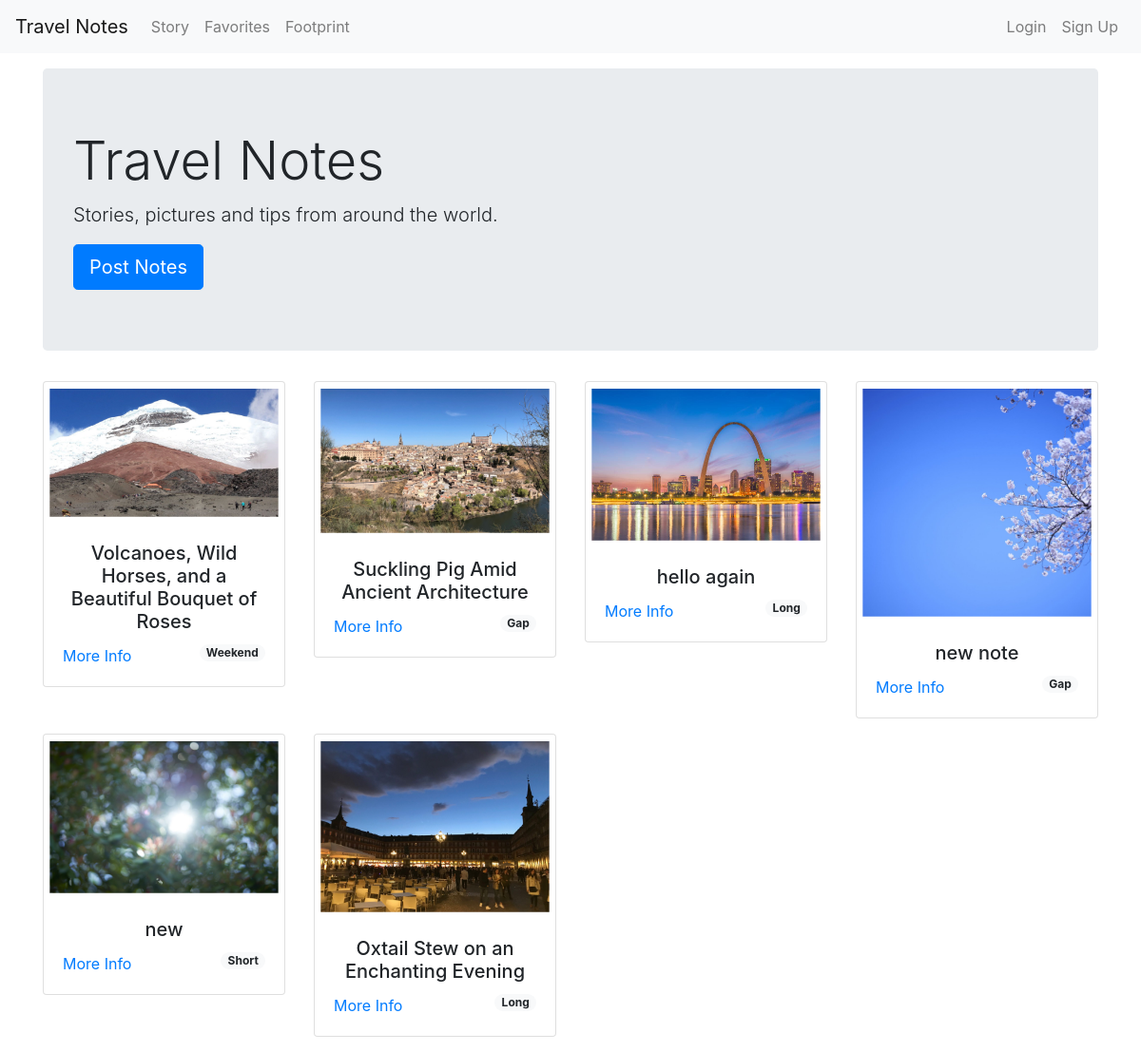
/home/, run on the app's committed database.
### notes/models.py (models this page shows, shortened)
class Note(models.Model):
	author = models.ForeignKey(settings.AUTH_USER_MODEL, on_delete = models.CASCADE)
	title = models.CharField(max_length = 200)
	text = models.TextField()
	created_date = models.DateTimeField(default = timezone.now)
	cover = models.ImageField(upload_to = 'images/', default = '/images/default.jpeg')
	tag = models.CharField(max_length = 20, default='Weekend Break')

### data/views.py (the view)
# urls.py: path('', views.show_home_page),
def show_home_page(request):
    posts = Note.objects.order_by('created_date')
    return render(request, 'home.html', {'posts': posts})

### templates/home.html (shortened to what this page needs)
{% extends 'base.html' %}
{% block content %}
<div class="jumbotron">
    <h1 class="display-4">Travel Notes</h1>
    <p class="lead">Stories, pictures and tips from around the world.</p>
    <a class="btn btn-primary btn-lg" href="{% url 'post_new' %}" role="button">Post Notes</a>
</div>
<div class="row">
{% for post in posts %}
<div class="col-lg-3 col-md-6">
	<div class="card" style="margin-bottom: 1rem;">
		<img src="{{ post.cover.url}}" alt="{{ post.title }}" class="card-img-top" style="padding: 2.5%">
		<div class="card-body">
			<h5 class="card-title text-center">{{ post.title }}</h5>
			<a href="{% url 'post_detail' pk=post.pk %}" class="card-link" role="button">More Info</a>
			<span class="badge badge-pill badge-light float-right">{{ post.tag }}</span>
		</div>
	</div>
</div>
{% endfor %}
</div>
{% endblock %}

### data on the page
Note: cover (picture), title "Volcanoes, Wild Horses, and a Beautiful Bouquet of Roses", tag "Weekend"
Note: cover (picture), title "Suckling Pig Amid Ancient Architecture", tag "Gap"
Note: cover (placeholder picture), title "hello again", tag "Long"
Note: cover (picture), title "new note", tag "Gap"
Note: cover (picture), title "new", tag "Short"
Note: cover (picture), title "Oxtail Stew on an Enchanting Evening", tag "Long"
